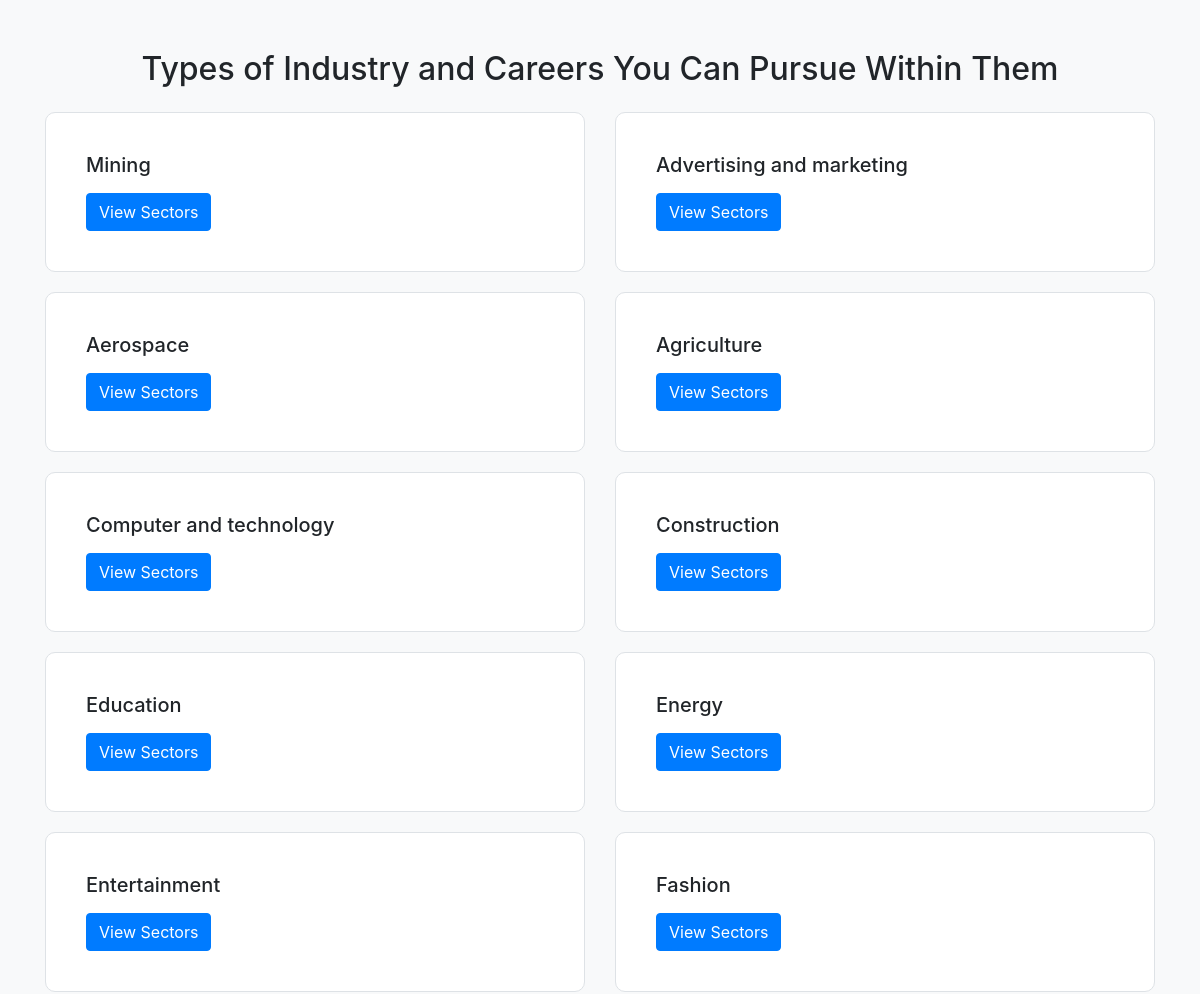
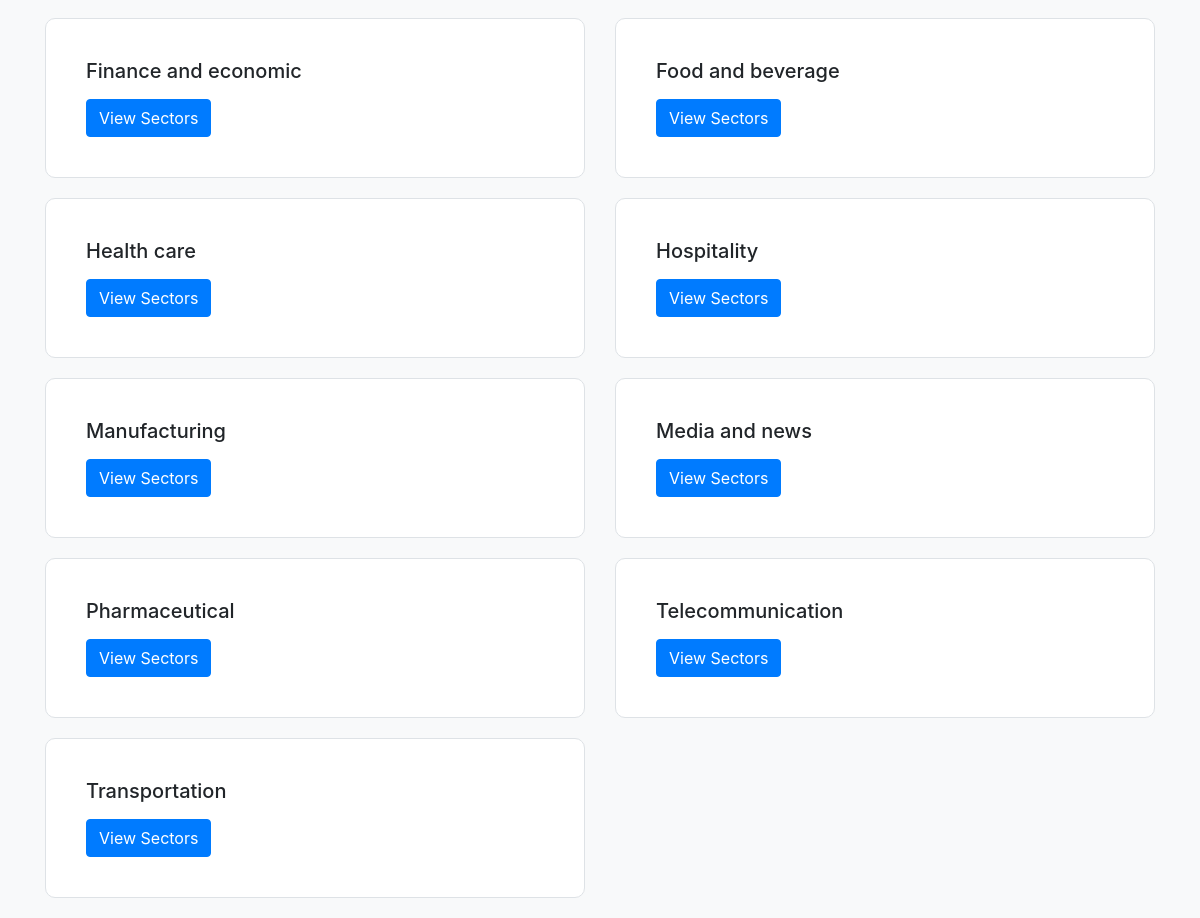
Screenshot of /industries/ with the database file from the repository (2 pictures, top to bottom).
### myapp/models.py (models this page shows, shortened)
class Industry(models.Model):
    name = models.CharField(max_length=255)

### myapp/views.py (the view)
# urls.py: path('industries/', industry_list, name='industry_list'),
def industry_list(request):
    industries = Industry.objects.all()
    return render(request, 'industry_list.html', {'industries': industries})

### myapp/templates/industry_list.html (shortened to what this page needs)
<!DOCTYPE html>
<html lang="en">
<head>
   <link rel="stylesheet" href="https://stackpath.bootstrapcdn.com/bootstrap/4.3.1/css/bootstrap.min.css">
</head>
<body>
   <div class="container">
      <h2 class="text-center mb-4">Types of Industry and Careers You Can Pursue Within Them</h2>
      <div class="row">
         {% for industry in industries %}
            <div class="col-md-6">
               <div class="card company-card">
                  <div class="card-body">
                     <h5 class="card-title">{{ industry.name }}</h5>
                     <a href="{% url 'myapp:job_list_by_industry' pk=industry.id %}" class="btn btn-primary">View Sectors</a>
                  </div>
               </div>
            </div>
         {% endfor %}
      </div>
   </div>
</body>
</html>

### myapp/templates/industry_list.html (style rules this page uses)
body { background-color: #f8f9fa; }
.container { margin-top: 50px; }
.company-card { border: 1px solid #dee2e6; border-radius: 10px; margin-bottom: 20px; padding: 20px; background-color: #ffffff; }

### rows the page displays
Industry: name "Mining"
Industry: name "Advertising and marketing"
Industry: name "Aerospace"
Industry: name "Agriculture"
Industry: name "Computer and technology"
Industry: name "Construction"
Industry: name "Education"
Industry: name "Energy"
Industry: name "Entertainment"
Industry: name "Fashion"
Industry: name "Finance and economic"
Industry: name "Food and beverage"
Industry: name "Health care"
Industry: name "Hospitality"
Industry: name "Manufacturing"
Industry: name "Media and news"
Industry: name "Pharmaceutical"
Industry: name "Telecommunication"
Industry: name "Transportation"
